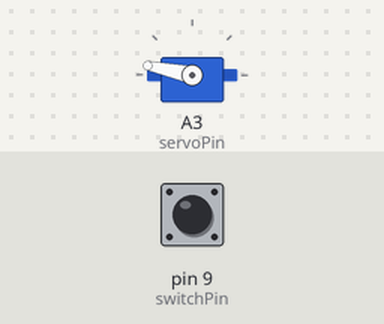
Bench run of a sketch on a simulated Arduino Uno, built with avr-gcc and run on an emulated ATmega328P. Shown: servo. The inputs (shaded band) are chosen by the test bench; at power-on: pin 9 (switchPin) HIGH.

Above: at 0.05 s.
Timing chart, 0 to 3.0 s (numbered marks = the images above):
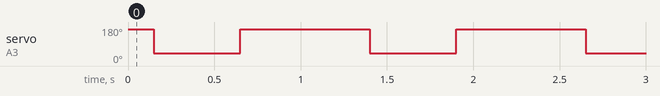

The sketch:

uselessarduino.ino
```cpp
// (licence header left out)
#include <Servo.h>

Servo myservo;

int switchPin = 9;

int servoSwitch = 40;
int servoRest = 168;
int servoPin = A3;

void setup()
{
  myservo.attach(servoPin);
  myservo.write(servoRest);

  pinMode(switchPin, INPUT);
  digitalWrite(switchPin, HIGH);
}

void loop()
{
  if (digitalRead(switchPin) == HIGH)
  {
    delay(150);
    useless();
  }
  delay(100);
}

void useless()
{
  myservo.write(servoSwitch);
  delay(500);
  myservo.write(servoRest);
  delay(500);
}
```

Measured:
- by itself, servo on A3 (servoPin): alternates 168° for 0.75 s and 40° for 0.50 s
